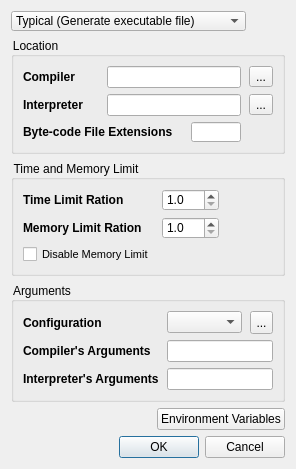
<?xml version="1.0" encoding="UTF-8"?>
<ui version="4.0">
 <class>AdvancedCompilerSettingsDialog</class>
 <widget class="QDialog" name="AdvancedCompilerSettingsDialog">
  <property name="geometry">
   <rect>
    <x>0</x>
    <y>0</y>
    <width>296</width>
    <height>442</height>
   </rect>
  </property>
  <property name="windowTitle">
   <string>Compiler Settings</string>
  </property>
  <layout class="QVBoxLayout" name="verticalLayout">
   <item>
    <layout class="QHBoxLayout" name="horizontalLayout">
     <item>
      <widget class="QComboBox" name="typeSelect">
       <property name="minimumSize">
        <size>
         <width>211</width>
         <height>20</height>
        </size>
       </property>
       <property name="styleSheet">
        <string notr="true">font-size:9pt;</string>
       </property>
       <item>
        <property name="text">
         <string>Typical (Generate executable file)</string>
        </property>
       </item>
       <item>
        <property name="text">
         <string>Interpretive (Generate byte-code file)</string>
        </property>
       </item>
       <item>
        <property name="text">
         <string>Interpretive (Run source code directly)</string>
        </property>
       </item>
      </widget>
     </item>
     <item>
      <spacer name="horizontalSpacer">
       <property name="orientation">
        <enum>Qt::Horizontal</enum>
       </property>
       <property name="sizeHint" stdset="0">
        <size>
         <width>40</width>
         <height>20</height>
        </size>
       </property>
      </spacer>
     </item>
    </layout>
   </item>
   <item>
    <widget class="QGroupBox" name="locationGroup">
     <property name="styleSheet">
      <string notr="true">font-size:9pt;</string>
     </property>
     <property name="title">
      <string>Location</string>
     </property>
     <layout class="QGridLayout" name="gridLayout">
      <property name="horizontalSpacing">
       <number>8</number>
      </property>
      <property name="verticalSpacing">
       <number>6</number>
      </property>
      <item row="0" column="0">
       <widget class="QLabel" name="compilerLabel">
        <property name="styleSheet">
         <string notr="true">font-size:9pt;
font-weight:bold;</string>
        </property>
        <property name="text">
         <string>Compiler</string>
        </property>
       </widget>
      </item>
      <item row="0" column="1" colspan="2">
       <widget class="QLineEdit" name="compilerLocation"/>
      </item>
      <item row="0" column="3">
       <widget class="QToolButton" name="compilerSelectButton">
        <property name="text">
         <string notr="true">...</string>
        </property>
       </widget>
      </item>
      <item row="1" column="0">
       <widget class="QLabel" name="interpreterLabel">
        <property name="styleSheet">
         <string notr="true">font-size:9pt;
font-weight:bold;</string>
        </property>
        <property name="text">
         <string>Interpreter</string>
        </property>
       </widget>
      </item>
      <item row="1" column="1" colspan="2">
       <widget class="QLineEdit" name="interpreterLocation"/>
      </item>
      <item row="1" column="3">
       <widget class="QToolButton" name="interpreterSelectButton">
        <property name="text">
         <string notr="true">...</string>
        </property>
       </widget>
      </item>
      <item row="2" column="0" colspan="2">
       <widget class="QLabel" name="bytecodeExtensionLabel">
        <property name="styleSheet">
         <string notr="true">font-size:9pt;
font-weight:bold;</string>
        </property>
        <property name="text">
         <string>Byte-code File Extensions</string>
        </property>
       </widget>
      </item>
      <item row="2" column="2">
       <widget class="QLineEdit" name="bytecodeExtension">
        <property name="maximumSize">
         <size>
          <width>50</width>
          <height>20</height>
         </size>
        </property>
       </widget>
      </item>
     </layout>
    </widget>
   </item>
   <item>
    <widget class="QGroupBox" name="limitGroup">
     <property name="styleSheet">
      <string notr="true">font-size:9pt;</string>
     </property>
     <property name="title">
      <string>Time and Memory Limit</string>
     </property>
     <layout class="QGridLayout" name="gridLayout_2">
      <property name="horizontalSpacing">
       <number>8</number>
      </property>
      <property name="verticalSpacing">
       <number>6</number>
      </property>
      <item row="0" column="0">
       <widget class="QLabel" name="timeLimitRationLabel">
        <property name="styleSheet">
         <string notr="true">font-size:9pt;
font-weight:bold;</string>
        </property>
        <property name="text">
         <string>Time Limit Ration</string>
        </property>
       </widget>
      </item>
      <item row="0" column="1">
       <widget class="QDoubleSpinBox" name="timeLimitRatio">
        <property name="decimals">
         <number>1</number>
        </property>
        <property name="minimum">
         <double>1.000000000000000</double>
        </property>
        <property name="singleStep">
         <double>0.100000000000000</double>
        </property>
       </widget>
      </item>
      <item row="0" column="2">
       <spacer name="horizontalSpacer_2">
        <property name="orientation">
         <enum>Qt::Horizontal</enum>
        </property>
        <property name="sizeHint" stdset="0">
         <size>
          <width>57</width>
          <height>20</height>
         </size>
        </property>
       </spacer>
      </item>
      <item row="1" column="0">
       <widget class="QLabel" name="memoryLimitRatioLabel">
        <property name="styleSheet">
         <string notr="true">font-size:9pt;
font-weight:bold;</string>
        </property>
        <property name="text">
         <string>Memory Limit Ration</string>
        </property>
       </widget>
      </item>
      <item row="1" column="1">
       <widget class="QDoubleSpinBox" name="memoryLimitRatio">
        <property name="decimals">
         <number>1</number>
        </property>
        <property name="minimum">
         <double>1.000000000000000</double>
        </property>
        <property name="singleStep">
         <double>0.100000000000000</double>
        </property>
       </widget>
      </item>
      <item row="1" column="2">
       <spacer name="horizontalSpacer_3">
        <property name="orientation">
         <enum>Qt::Horizontal</enum>
        </property>
        <property name="sizeHint" stdset="0">
         <size>
          <width>57</width>
          <height>20</height>
         </size>
        </property>
       </spacer>
      </item>
      <item row="2" column="0">
       <widget class="QCheckBox" name="disableMemoryLimit">
        <property name="styleSheet">
         <string notr="true">font-size:8pt;</string>
        </property>
        <property name="text">
         <string>Disable Memory Limit</string>
        </property>
       </widget>
      </item>
     </layout>
    </widget>
   </item>
   <item>
    <widget class="QGroupBox" name="argumentsGroup">
     <property name="styleSheet">
      <string notr="true">font-size:9pt;</string>
     </property>
     <property name="title">
      <string>Arguments</string>
     </property>
     <layout class="QGridLayout" name="gridLayout_3">
      <property name="horizontalSpacing">
       <number>8</number>
      </property>
      <property name="verticalSpacing">
       <number>6</number>
      </property>
      <item row="0" column="0">
       <widget class="QLabel" name="configurationLabel">
        <property name="styleSheet">
         <string notr="true">font-size:9pt;
font-weight:bold;</string>
        </property>
        <property name="text">
         <string>Configuration</string>
        </property>
       </widget>
      </item>
      <item row="0" column="1">
       <widget class="QComboBox" name="configurationSelect"/>
      </item>
      <item row="0" column="2">
       <widget class="QToolButton" name="deleteConfigurationButton">
        <property name="minimumSize">
         <size>
          <width>23</width>
          <height>23</height>
         </size>
        </property>
        <property name="text">
         <string>...</string>
        </property>
        <property name="icon">
         <iconset resource="resource.qrc">
          <normaloff>:/icon/cross.png</normaloff>:/icon/cross.png</iconset>
        </property>
       </widget>
      </item>
      <item row="1" column="0">
       <widget class="QLabel" name="compilerArgumentsLabel">
        <property name="styleSheet">
         <string notr="true">font-size:9pt;
font-weight:bold;</string>
        </property>
        <property name="text">
         <string>Compiler's Arguments</string>
        </property>
       </widget>
      </item>
      <item row="1" column="1" colspan="2">
       <widget class="QLineEdit" name="compilerArguments"/>
      </item>
      <item row="2" column="0">
       <widget class="QLabel" name="interpreterArgumentsLabel">
        <property name="styleSheet">
         <string notr="true">font-size:9pt;
font-weight:bold;</string>
        </property>
        <property name="text">
         <string>Interpreter's Arguments</string>
        </property>
       </widget>
      </item>
      <item row="2" column="1" colspan="2">
       <widget class="QLineEdit" name="interpreterArguments"/>
      </item>
     </layout>
    </widget>
   </item>
   <item>
    <layout class="QHBoxLayout" name="horizontalLayout_2">
     <item>
      <spacer name="horizontalSpacer_4">
       <property name="orientation">
        <enum>Qt::Horizontal</enum>
       </property>
       <property name="sizeHint" stdset="0">
        <size>
         <width>40</width>
         <height>20</height>
        </size>
       </property>
      </spacer>
     </item>
     <item>
      <widget class="QPushButton" name="environmentVariablesButton">
       <property name="text">
        <string>Environment Variables</string>
       </property>
      </widget>
     </item>
    </layout>
   </item>
   <item>
    <widget class="QDialogButtonBox" name="buttonBox">
     <property name="orientation">
      <enum>Qt::Horizontal</enum>
     </property>
     <property name="standardButtons">
      <set>QDialogButtonBox::Cancel|QDialogButtonBox::Ok</set>
     </property>
    </widget>
   </item>
  </layout>
 </widget>
 <resources>
  <include location="resource.qrc"/>
 </resources>
 <connections>
  <connection>
   <sender>buttonBox</sender>
   <signal>rejected()</signal>
   <receiver>AdvancedCompilerSettingsDialog</receiver>
   <slot>reject()</slot>
   <hints>
    <hint type="sourcelabel">
     <x>316</x>
     <y>260</y>
    </hint>
    <hint type="destinationlabel">
     <x>286</x>
     <y>274</y>
    </hint>
   </hints>
  </connection>
 </connections>
</ui>
